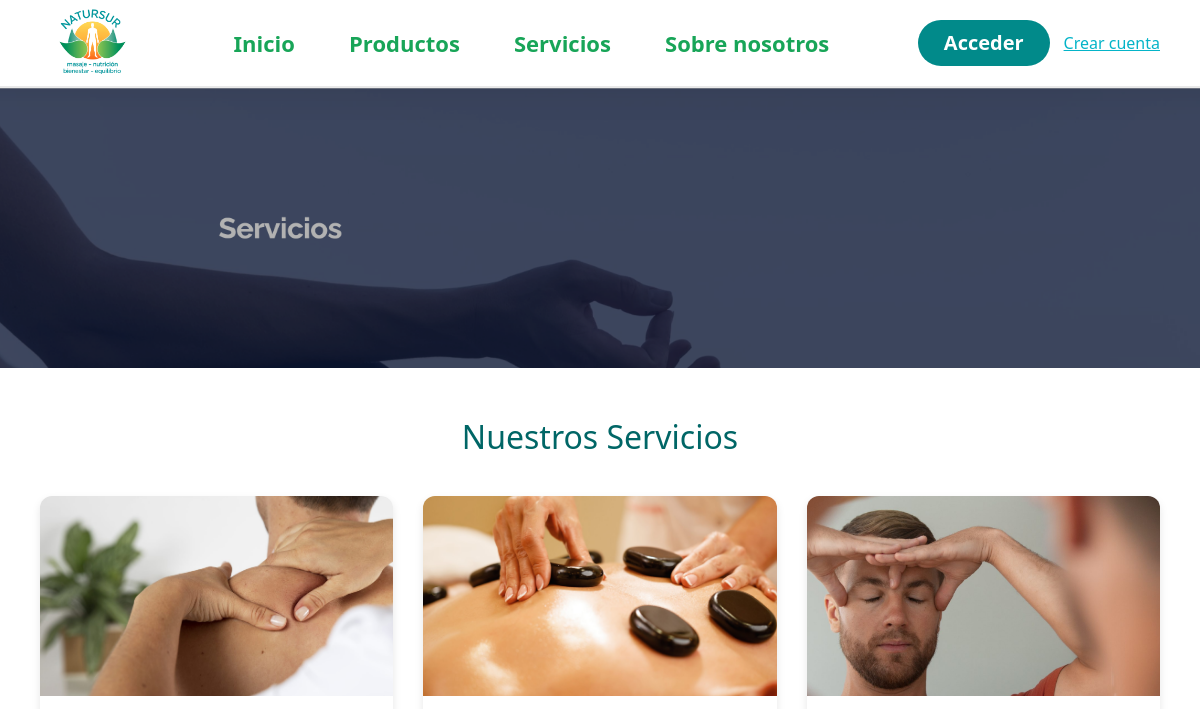
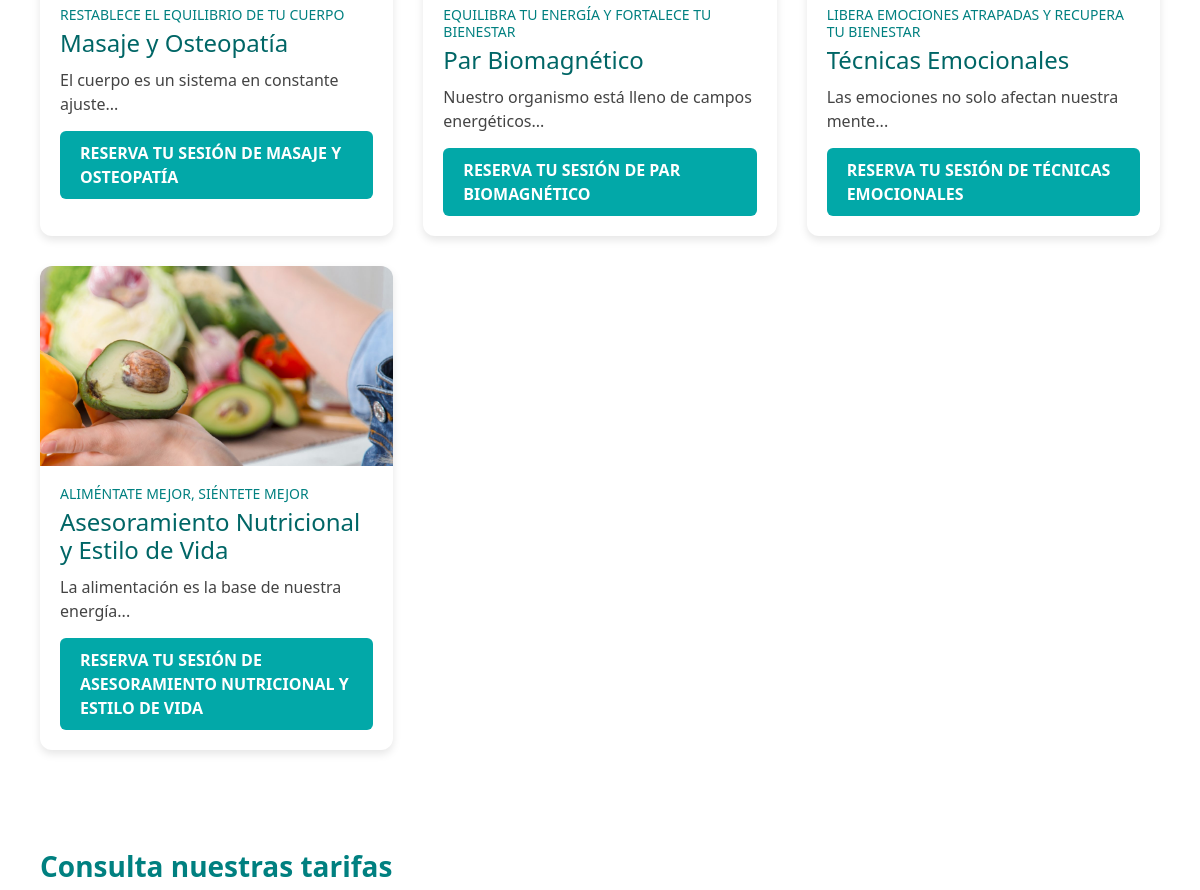
The app's page /servicios/ (upper part), older data (2 pictures, top to bottom).
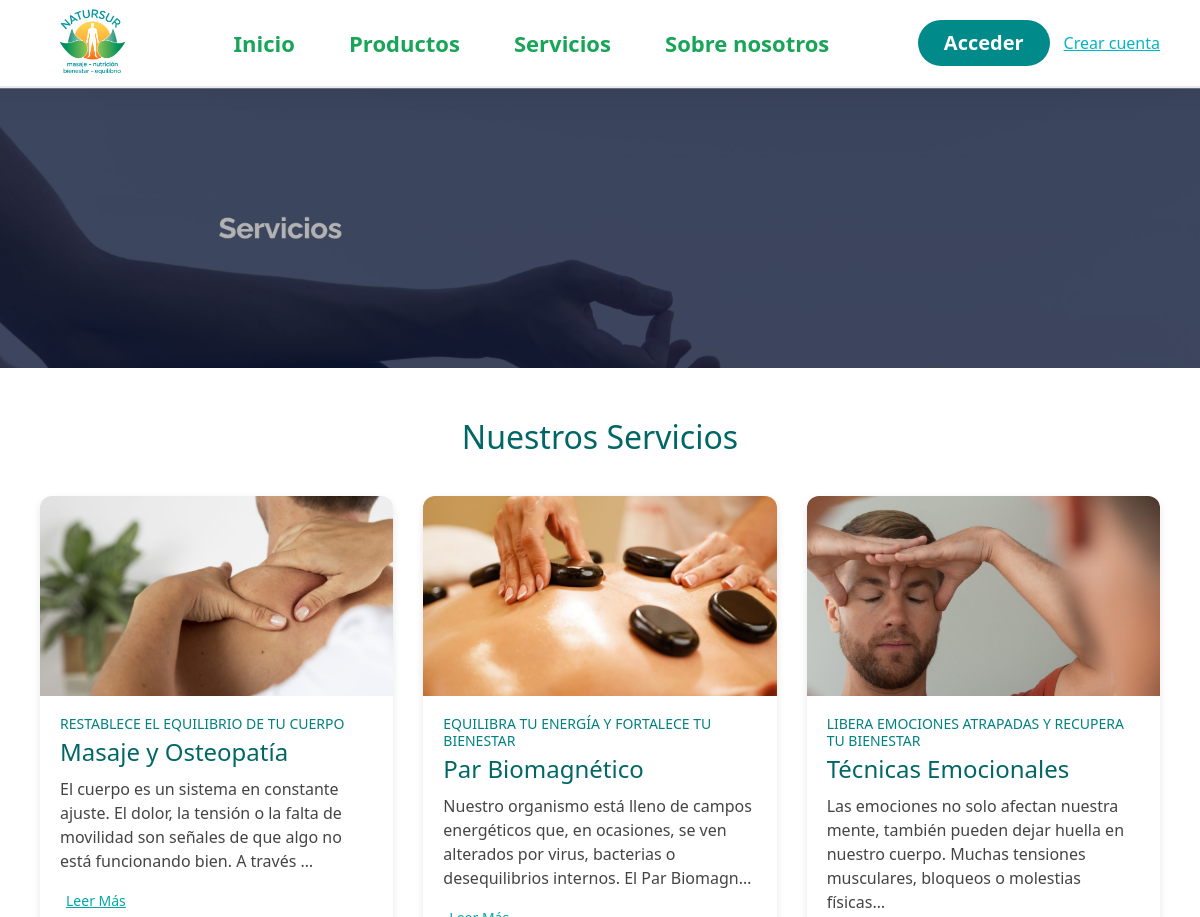
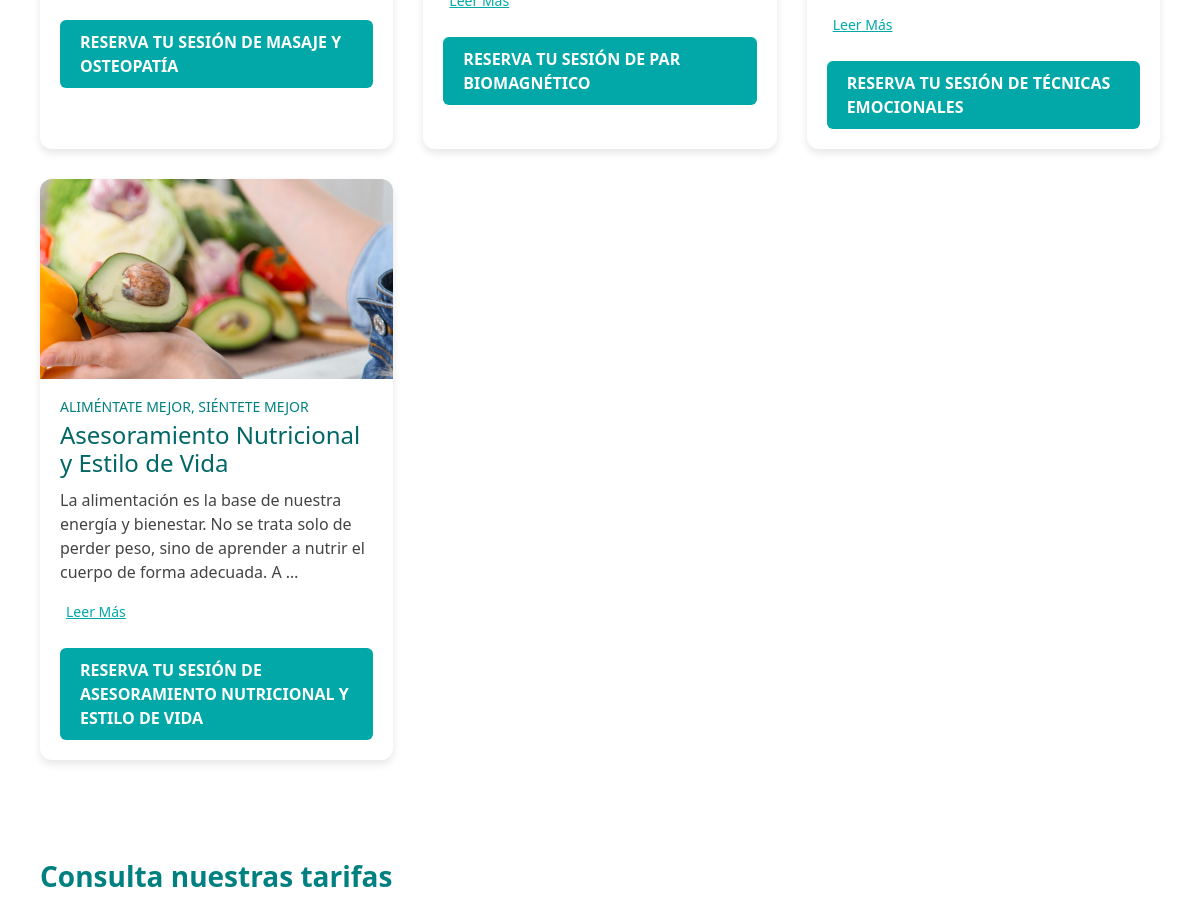
The same page, newer data (2 pictures, top to bottom).
### main/models.py (models this page shows, shortened)
class Service(models.Model):
    title = models.CharField(max_length=255)
    subtitle = models.CharField(max_length=255)
    description = models.TextField()
    image = models.ImageField(upload_to='services/')
    imagen_der = models.BooleanField(default=True)

### main/views.py (the view)
# urls.py: path("servicios/", views.servicios_list, name="servicios_list"),
def servicios_list(request):
    servicios = Service.objects.all()
    tarifas = Tarifa.objects.all()
    return render(request, "servicios/list.html", {
        "servicios": servicios,
        "tarifas": tarifas,
    })

### main/templates/servicios/list.html (shortened to what this page needs)
{% extends "base.html" %}
{% load static %}
{% block content %}
<section class="hero-servicios">
    <img src="{% static 'servicios.png' %}" class="hero-bg">
</section>
<section class="servicios-grid-section">
    <h2 class="servicios-title">Nuestros Servicios</h2>
    <div class="servicios-grid">
        {% for s in servicios %}
        <div class="servicio-card">
            <div class="servicio-image">
                {% if s.image %}
                <img src="{{ s.image.url }}" alt="{{ s.title }}">
                {% endif %}
            </div>
            <div class="servicio-content">
                <h4 class="servicio-subtitle">{{ s.subtitle }}</h4>
                <h3 class="servicio-title">{{ s.title }}</h3>
                <div class="servicio-description-container">
                    <p class="servicio-description">{{ s.description|truncatechars:150 }}</p>
                    {% if s.description|length > 150 %}
                    <button class="read-more-btn" onclick="toggleDescription(this)">Leer Más</button>
                    {% endif %}
                </div>
                <a href="/citas/crear/{{ s.id }}/1/" class="btn-reservar">RESERVA TU SESIÓN DE {{ s.title|upper }}</a>
            </div>
        </div>
        {% endfor %}
    </div>
</section>
<section class="tarifas-section">
    <h2 class="tarifas-title">Consulta nuestras tarifas</h2>
</section>
{% endblock %}

### main/templates/base.html (shortened to what this page needs)
<!DOCTYPE html>
<html lang="es">
<head>
    {% load static %}
    <link rel="stylesheet" href="https://cdnjs.cloudflare.com/ajax/libs/bootstrap/5.3.2/css/bootstrap.min.css">
</head>
<body>
{% load static %}
<header class="main-header">
    <div class="header-left">
        <img src="{% static 'natursur_icon.png' %}" class="logo-small">
    </div>
    <nav class="header-center">
        <a href="/">Inicio</a>
        <a href="/productos/">Productos</a>
        <a href="/servicios/">Servicios</a>
        <a href="/sobre-nosotros/">Sobre nosotros</a>
    </nav>
    <div class="header-right">
        {% if request.user.is_authenticated %}
        <div class="user-dropdown">
            <div class="user-info">
                {% if request.user.profile.image %}
                    <img src="{{ request.user.profile.image.url }}" class="user-avatar">
                {% else %}
                    <img src="{% static 'default_user.png' %}" class="user-avatar">
                {% endif %}
                <span class="user-name">{{ request.user.username }}</span>
            </div>
            <div class="dropdown-menu">
                <a href="/perfil/">Mi perfil</a>
                <a href="/logout/">Cerrar sesión</a>
            </div>
        </div>
        {% else %}
            <a href="/login/" class="btn-login-pro">Acceder</a>
            <a href="/register/" class="signup-link">Crear cuenta</a>
        {% endif %}
    </div>
</header>
{% block content %}
{% endblock %}
</body>
</html>

### main/templates/base.html (style rules this page uses)
.main-header { display: flex; justify-content: space-between; align-items: center; padding: 8px 40px; border-bottom: 2px solid #e9e9e9; background: white; }
.logo-small { height: 70px; width: auto; }
.header-center a { margin: 0 25px; font-size: 22px; font-weight: 600; color: #18A558; text-decoration: none; }
.header-right { display: flex; align-items: center; gap: 14px; }
.btn-login-pro { background: #018A8A; border-radius: 30px; padding: 8px 26px; border: none; color: white; font-size: 20px; font-weight: 600; text-decoration: none; transition: 0.2s ease-in-out; }
.signup-link { font-size: 16px; color: #04B4C8; text-decoration: underline; }

### main/templates/servicios/list.html (style rules this page uses)
.hero-servicios { position: relative; width: 100%; height: 280px; overflow: hidden; }
.hero-servicios .hero-bg { width: 100%; height: 100%; object-fit: cover; filter: brightness(0.7); }
.servicios-grid-section { padding: 50px 0; }
.servicios-title { text-align: center; font-size: 32px; color: #006666; margin-bottom: 40px; }
.servicios-grid { display: grid; grid-template-columns: repeat(auto-fit, minmax(300px, 1fr)); gap: 30px; padding: 0 40px; }
.servicio-card { background: white; border-radius: 12px; box-shadow: 0 4px 8px rgba(0,0,0,0.1); overflow: hidden; transition: transform 0.3s ease, box-shadow 0.3s ease; }
.servicio-image img { width: 100%; height: 200px; object-fit: cover; }
.servicio-content { padding: 20px; }
.servicio-subtitle { font-size: 14px; text-transform: uppercase; color: #008080; margin-bottom: 5px; }
.servicio-title { font-size: 24px; color: #006666; margin-bottom: 10px; }
.servicio-description { color: #444; font-size: 16px; line-height: 1.5; margin-bottom: 15px; transition: max-height 0.3s ease, opacity 0.3s ease; }
.read-more-btn { background: none; border: none; color: #02A8A8; cursor: pointer; font-size: 14px; text-decoration: underline; margin-bottom: 10px; }
.btn-reservar { display: inline-block; background: #02A8A8; color: white; padding: 10px 20px; border-radius: 6px; text-decoration: none; font-weight: bold; }
.tarifas-section { padding: 50px 0 80px; }
.tarifas-title { text-align: left; margin-left: 40px; font-size: 28px; font-weight: bold; color: #008080; }

Row changes from the older to the newer data that the page shows:
changed Service "Masaje y Osteopatía": description "El cuerpo es un sistema en constante ajuste..." → "El cuerpo es un sistema en constante ajuste. El dolor, la tensión o la falta de movilidad son señales de que algo no está funcionando bien. A través …"; now shows "Leer Más"
changed Service "Par Biomagnético": description "Nuestro organismo está lleno de campos energéticos..." → "Nuestro organismo está lleno de campos energéticos que, en ocasiones, se ven alterados por virus, bacterias o desequilibrios internos. El Par Biomagn…"; now shows "Leer Más"
changed Service "Técnicas Emocionales": description "Las emociones no solo afectan nuestra mente..." → "Las emociones no solo afectan nuestra mente, también pueden dejar huella en nuestro cuerpo. Muchas tensiones musculares, bloqueos o molestias físicas…"; now shows "Leer Más"
changed Service "Asesoramiento Nutricional y Estilo de Vida": description "La alimentación es la base de nuestra energía..." → "La alimentación es la base de nuestra energía y bienestar. No se trata solo de perder peso, sino de aprender a nutrir el cuerpo de forma adecuada. A …"; now shows "Leer Más"
